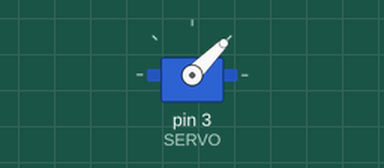
The sketch below on a simulated Arduino Uno, built with avr-gcc and run on an emulated ATmega328P. Shown: servo.

Above: at 0.05 s.
Timing chart, 0 to 4.6 s (numbered marks = the images above):
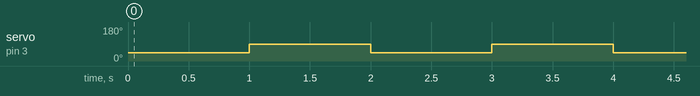

Measured:
- by itself, servo on pin 3 (SERVO): alternates 90° for 1.0 s and 45° for 1.0 s

The sketch:

Servo.ino
```cpp
/*
 * Servo demo
 * Rotate servo motor by 90 and 45 degrees
 */

#include<Servo.h> // Include library

const int SERVO = 3; // Assign pin 3 to servo
Servo s; // Create object (hmm?) s for servo

void setup() {
  s.attach(SERVO); // Attach s to pin 3
}

void loop() {
  s.write(45); // Rotate servo by 45 degrees
  delay(1000); // Wait 1000 ms (1 sec)

  s.write(90); // Rotate servo by 90 degrees
  delay(1000); // Wait 1000 ms (1 sec)
}
```
